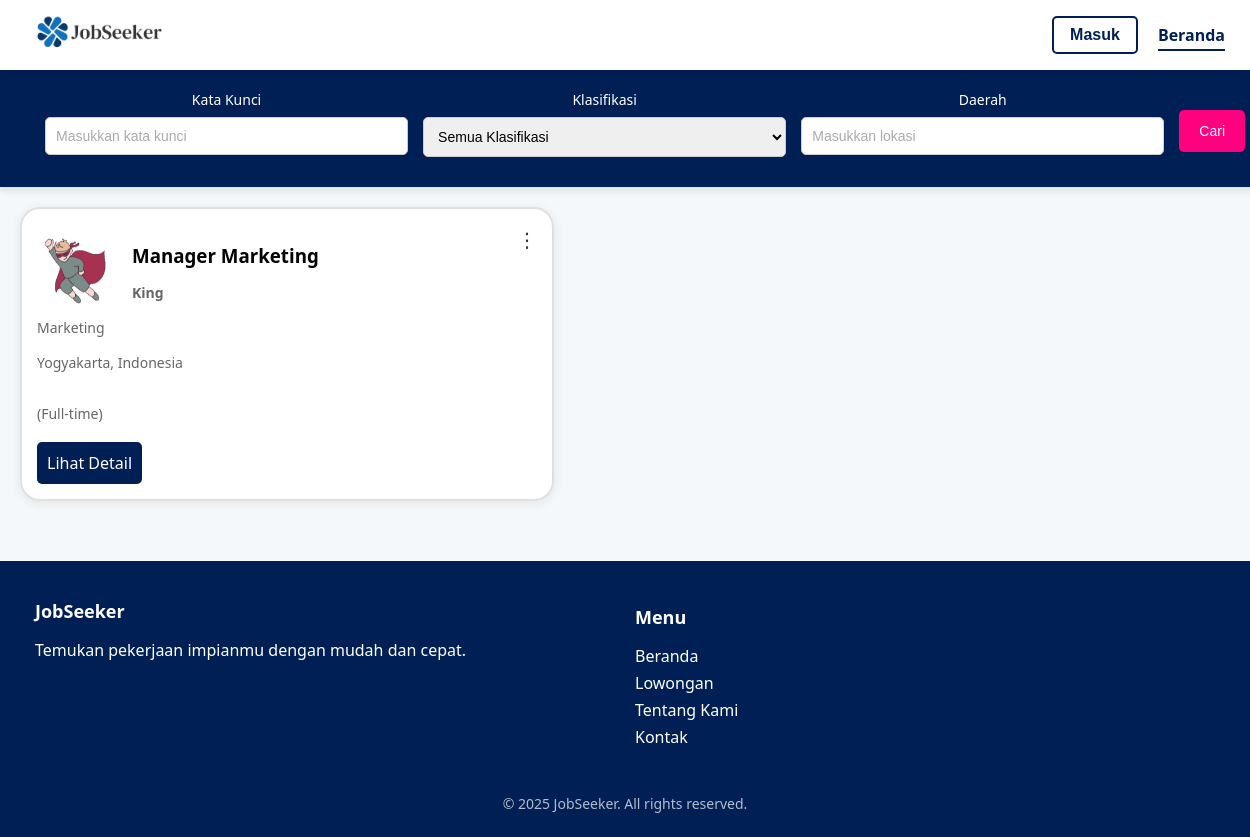
The app's page /index2.php with its own data.
### tables this page shows
CREATE TABLE `lowongan` (
  `id` int(11) NOT NULL,
  `employer_id` int(11) NOT NULL,
  `judul` varchar(100) NOT NULL,
  `perusahaan` varchar(100) NOT NULL,
  `kategori` varchar(50) NOT NULL,
  `lokasi` varchar(100) NOT NULL,
  `gaji_min` int(11) NOT NULL,
  `gaji_max` int(11) NOT NULL,
  `gaji_display` varchar(100) NOT NULL,
  `tipe` varchar(20) NOT NULL,
  `logo` varchar(255) NOT NULL,
  `deskripsi` text NOT NULL,
  `kualifikasi` text NOT NULL,
  `batas_lamaran` date DEFAULT NULL,
  `created_at` timestamp NOT NULL DEFAULT current_timestamp(),
  `updated_at` timestamp NOT NULL DEFAULT current_timestamp() ON UPDATE current_timestamp()
);

### index2.php (the view, shortened to what this page needs)
<?php
include 'koneksi.php';
$keyword  = $_GET['keyword'] ?? '';
$lokasi   = $_GET['lokasi'] ?? '';
$sql = "SELECT * FROM lowongan WHERE 1=1";
$sql .= " ORDER BY id DESC";
$result = $conn->query($sql);
?>
<!DOCTYPE html>
<html lang="id">
<head>
  <link rel="stylesheet" href="styles/index.css?v=<?= time(); ?>">
</head>
<body>
<?php include 'navbar.php' ?>
  <div class="search-box">
    <form method="GET">
      <div class="search-group">
        <div class="search-field">
          <label for="keyword">Kata Kunci</label>
          <input type="text" name="keyword" placeholder="Masukkan kata kunci" value="<?= htmlspecialchars($keyword) ?>">
        </div>
        <div class="search-field">
          <label for="kategori">Klasifikasi</label>
          <select name="kategori">
          <option value="">Semua Klasifikasi</option>
          </select>
        </div>
        <div class="search-field">
          <label for="lokasi">Daerah</label>
          <input type="text" name="lokasi" placeholder="Masukkan lokasi" value="<?= htmlspecialchars($lokasi) ?>">
        </div>
        <button type="submit">Cari</button>
      </div>
    </form>
  </div>
  <div class="job-list">
    <?php if ($result && $result->num_rows > 0): ?>
      <?php while($row = $result->fetch_assoc()): ?>
        <div class="job-card">
          <div class="job-header">
            <div class="job-logo-container">
              <img src="<?= htmlspecialchars($row['logo']) ?>" alt="Logo <?= htmlspecialchars($row['perusahaan']) ?>">
            </div>
            <div class="job-info">
              <h3><?= htmlspecialchars($row['judul']) ?></h3>
              <p class="corp"><?= htmlspecialchars($row['perusahaan']) ?></p>
            </div>
            <div class="menu-container">
              <button class="menu-button">⋮</button>
            </div>
          </div>
          <p><?= htmlspecialchars($row['kategori']) ?></p>
          <p><?= htmlspecialchars($row['lokasi']) ?></p>
          <p>(<?= htmlspecialchars($row['tipe']) ?>)</p>
          <div class="job-button-container">
            <a href="detail.php?slug=<?= urlencode($row['slug']) ?>">Lihat Detail</a>
          </div>
        </div>
      <?php endwhile; ?>
    <?php else: ?>
      <p style="text-align:center;">Tidak ada lowongan ditemukan.</p>
    <?php endif; ?>
  </div>
  <footer class="footer">
    <div class="footer-container">
      <div class="footer-section">
        <h3>JobSeeker</h3>
        <p>Temukan pekerjaan impianmu dengan mudah dan cepat.</p>
      </div>
      <div class="footer-section">
        <h4>Menu</h4>
        <ul>
          <li><a href="/index.php">Beranda</a></li>
          <li><a href="/index.php">Lowongan</a></li>
          <li><a href="#">Tentang Kami</a></li>
          <li><a href="#">Kontak</a></li>
        </ul>
      </div>
    </div>
    <p class="footer-copy">&copy; 2025 JobSeeker. All rights reserved.</p>
  </footer>
</body>
</html>

### styles/index.css (style rules this page uses)
body { font-family: Arial, Helvetica, sans-serif; margin: 0; padding: 0; background-color: #f8f9fa; overflow-x: hidden; padding-top: 60px; }
.job-list { width: 60%; overflow-y: auto; border-right: 0 solid #ccc; padding-right: 10px; display: grid; grid-template-columns: repeat(auto-fit, minmax(500px, 1fr)); gap: 20px; padding: 20px; }
.job-card { cursor: pointer; position: relative; display: flex; flex-direction: column; justify-content: space-between; align-items: flex-start; background: white; padding: 15px; border-radius: 20px; width: 500px; height: 260px; border: 2px solid #e0e0e0; box-shadow: 0 2px 12px rgba(0, 0, 0, 0.08); transition: border-color 0.3s ease, box-shadow 0.3s ease; }
.job-card p { font-size: 14px; color: #666; margin: 7px 0; }
.corp { font-size: 14px; font-weight: bold; color: #555; margin-top: -5px !important; }
.job-card img { width: 80px; height: 80px; border-radius: 10px; }
.job-logo-container { width: 80px; height: 80px; border-radius: 10px; }
.job-info { display: flex; flex-direction: column; align-items: flex-start; gap: 2px; }
.job-header { display: flex; align-items: center; gap: 15px; }
.job-card a { margin-top: 10px; text-align: center; display: block; padding: 10px; background-color: #001f54; color: white; border-radius: 5px; text-decoration: none; transition: background-color 0.3s ease-in-out; }
.menu-container { position: absolute; top: 14px; right: 10px; }
.menu-button { background: none; border: none; font-size: 20px; cursor: pointer; padding: 5px; color: #333; }
.search-box { background-color: #001f54; background-size: cover; background-position: center; padding: 30px 20px; border-radius: 0; color: white; margin: 0; width: 100%; text-align: center; box-shadow: 0 4px 6px rgba(0, 0, 0, 0.1); }
.search-box form { display: flex; flex-wrap: wrap; align-items: center; justify-content: center; gap: 15px; max-width: 1200px; margin: auto; }
.search-group { display: flex; flex-wrap: wrap; gap: 15px; width: 100%; }
.search-field { display: flex; flex-direction: column; flex: 1; min-width: 200px; }
.search-field label { font-size: 14px; margin-bottom: 8px; color: white; display: block; }
.search-field input, .search-field select { padding: 10px; border: 1px solid #ccc; border-radius: 5px; font-size: 14px; width: 100%; box-sizing: border-box; }
.search-field input::placeholder { color: #aaa; }
button[type="submit"] { background-color: #ff007f; color: white; border: none; padding: 10px 20px; border-radius: 5px; cursor: pointer; font-size: 14px; height: 42px; box-sizing: border-box; margin-top: 20px; }
.footer { background-color: #001f54; color: white; padding: 10px 20px; text-align: center; margin-top: 40px; }
.footer-container { display: flex; justify-content: space-between; flex-wrap: wrap; max-width: 1200px; margin: auto; text-align: left; }
.footer-section { flex: 1; min-width: 250px; margin: 10px; }
.footer-section h3, .footer-section h4 { margin-bottom: 10px; font-size: 18px; }
.footer-section ul { list-style: none; padding: 0; }
.footer-section ul li { margin: 5px 0; }
.footer-section ul li a { color: white; text-decoration: none; transition: color 0.3s; }
.footer-copy { margin-top: 20px; font-size: 14px; opacity: 0.7; }

### navbar.css (style rules this page uses)
:root { --primary: #001f54; --secondary: #ff007f; --light: #f8f9fa; --dark: #212529; }
body { font-family: 'Segoe UI', Tahoma, Geneva, Verdana, sans-serif; background-color: #f5f8fa; margin: 0; padding-top: 60px; }

### records on screen
lowongan: logo (picture), judul "Manager Marketing", perusahaan "King", kategori "Marketing", lokasi "Yogyakarta, Indonesia", tipe "Full-time"
